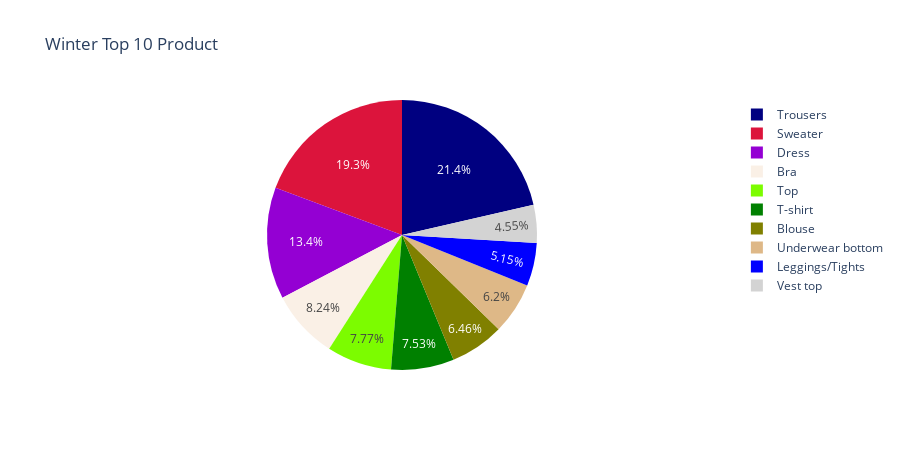
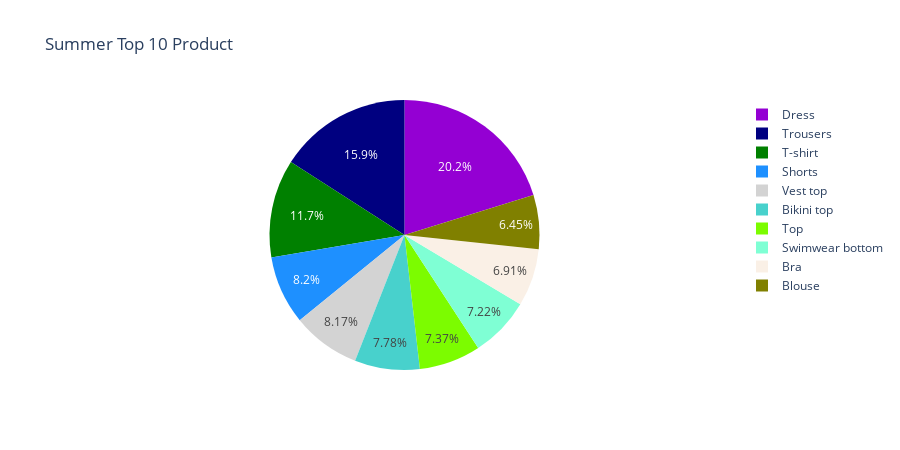
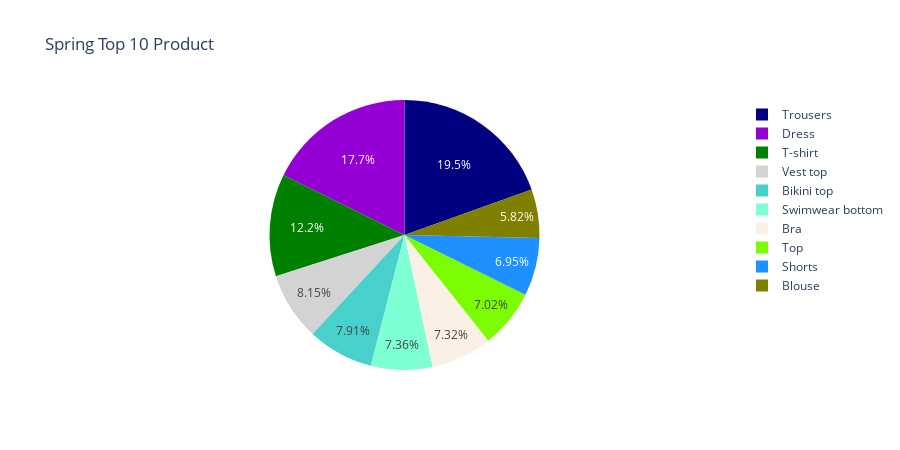
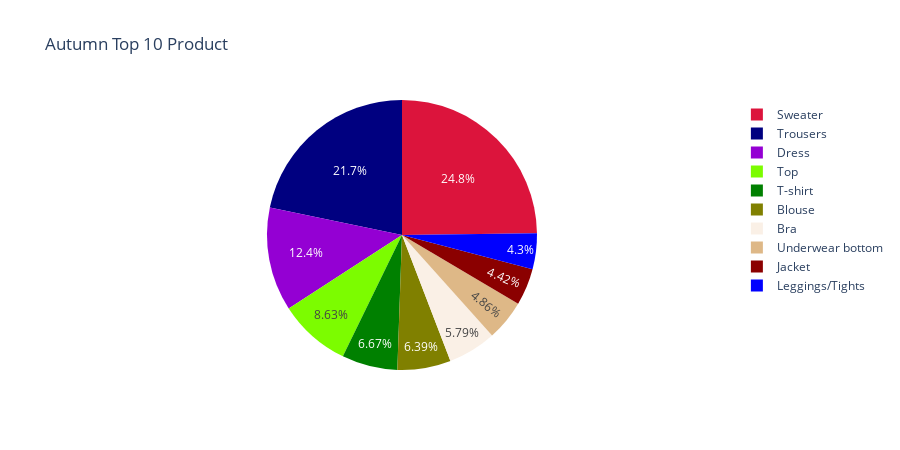

The code cell stored with these charts, in order, in its notebook:
### Code cell
palette = {
    'Trousers': 'navy',
    'Sweater': 'crimson',
    'Dress': 'darkviolet',
    'T-shirt': 'green',
    'Top':'lawngreen',
    'Bra':'linen',
    'Blouse':'olive',
    'Underwear bottom':'burlywood',
    'Leggings/Tights':'blue',
    'Vest top':'lightgray',
    'Shorts':'dodgerblue',
    'Bikini top':'mediumturquoise',
    'Swimwear bottom':'aquamarine' ,
    'Jacket':'darkred',
    'Shirt':'springgreen',
    'Cardigan':'tomato'
}

fig = px.pie(SA.loc[SA.season == "Winter"].sort_values(by = 'quantity', ascending = False).head(10),
             values='quantity', 
             title='Winter Top 10 Product',
             names='product_type_name',
             hover_data=['product_type_name'],
             labels={'product_type_name':'Product Type Name'},
             color='product_type_name',
             color_discrete_map=palette,
            height=450)

fig.show()

fig = px.pie(SA.loc[SA.season == "Summer"].sort_values(by = 'quantity', ascending = False).head(10),
             values='quantity', 
             title='Summer Top 10 Product',
             names='product_type_name',
             hover_data=['product_type_name'],
             labels={'product_type_name':'Product Type Name'},
             color='product_type_name',
             color_discrete_map=palette,
            height=450)

fig.show()

fig = px.pie(SA.loc[SA.season == "Spring"].sort_values(by = 'quantity', ascending = False).head(10),
             values='quantity', 
             title='Spring Top 10 Product',
             names='product_type_name',
             hover_data=['product_type_name'],
             labels={'product_type_name':'Product Type Name'},
             color='product_type_name',
             color_discrete_map=palette,
            height=450)

fig.show()

fig = px.pie(SA.loc[SA.season == "Autumn"].sort_values(by = 'quantity', ascending = False).head(10),
             values='quantity', 
             title='Autumn Top 10 Product',
             names='product_type_name',
             hover_data=['product_type_name'],
             labels={'product_type_name':'Product Type Name'},
             color='product_type_name',
             color_discrete_map=palette,
            height=450)

fig.show()

### Figure 1 — Plotly figure (JSON) as saved in the notebook; plotly's stock layout.template omitted (floating-point values rounded to 4 significant figures)
{"data": [{"customdata": [["Trousers", "Trousers"], ["Sweater", "Sweater"], ["Dress", "Dress"], ["Bra", "Bra"], ["Top", "Top"], ["T-shirt", "T-shirt"], ["Blouse", "Blouse"], ["Underwear bottom", "Underwear bottom"], ["Leggings/Tights", "Leggings/Tights"], ["Vest top", "Vest top"]], "domain": {"x": [0, 1], "y": [0, 1]}, "hovertemplate": "Product Type Name=%{customdata[1]}<br>quantity=%{value}<extra></extra>", "labels": ["Trousers", "Sweater", "Dress", "Bra", "Top", "T-shirt", "Blouse", "Underwear bottom", "Leggings/Tights", "Vest top"], "legendgroup": "", "marker": {"colors": ["navy", "crimson", "darkviolet", "linen", "lawngreen", "green", "olive", "burlywood", "blue", "lightgray"]}, "name": "", "showlegend": true, "type": "pie", "values": [443174, 400072, 277127, 170722, 160867, 156064, 133864, 128448, 106709, 94278]}], "layout": {"height": 450, "legend": {"tracegroupgap": 0}, "title": {"text": "Winter Top 10 Product"}}}

### Figure 2 — Plotly figure (JSON) as saved in the notebook; plotly's stock layout.template omitted (floating-point values rounded to 4 significant figures)
{"data": [{"customdata": [["Dress", "Dress"], ["Trousers", "Trousers"], ["T-shirt", "T-shirt"], ["Shorts", "Shorts"], ["Vest top", "Vest top"], ["Bikini top", "Bikini top"], ["Top", "Top"], ["Swimwear bottom", "Swimwear bottom"], ["Bra", "Bra"], ["Blouse", "Blouse"]], "domain": {"x": [0, 1], "y": [0, 1]}, "hovertemplate": "Product Type Name=%{customdata[1]}<br>quantity=%{value}<extra></extra>", "labels": ["Dress", "Trousers", "T-shirt", "Shorts", "Vest top", "Bikini top", "Top", "Swimwear bottom", "Bra", "Blouse"], "legendgroup": "", "marker": {"colors": ["darkviolet", "navy", "green", "dodgerblue", "lightgray", "mediumturquoise", "lawngreen", "aquamarine", "linen", "olive"]}, "name": "", "showlegend": true, "type": "pie", "values": [602100, 473974, 349509, 244123, 243355, 231723, 219446, 215031, 205660, 192014]}], "layout": {"height": 450, "legend": {"tracegroupgap": 0}, "title": {"text": "Summer Top 10 Product"}}}

### Figure 3 — Plotly figure (JSON) as saved in the notebook; plotly's stock layout.template omitted (floating-point values rounded to 4 significant figures)
{"data": [{"customdata": [["Trousers", "Trousers"], ["Dress", "Dress"], ["T-shirt", "T-shirt"], ["Vest top", "Vest top"], ["Bikini top", "Bikini top"], ["Swimwear bottom", "Swimwear bottom"], ["Bra", "Bra"], ["Top", "Top"], ["Shorts", "Shorts"], ["Blouse", "Blouse"]], "domain": {"x": [0, 1], "y": [0, 1]}, "hovertemplate": "Product Type Name=%{customdata[1]}<br>quantity=%{value}<extra></extra>", "labels": ["Trousers", "Dress", "T-shirt", "Vest top", "Bikini top", "Swimwear bottom", "Bra", "Top", "Shorts", "Blouse"], "legendgroup": "", "marker": {"colors": ["navy", "darkviolet", "green", "lightgray", "mediumturquoise", "aquamarine", "linen", "lawngreen", "dodgerblue", "olive"]}, "name": "", "showlegend": true, "type": "pie", "values": [499471, 452257, 312740, 208445, 202263, 188020, 187086, 179356, 177747, 148762]}], "layout": {"height": 450, "legend": {"tracegroupgap": 0}, "title": {"text": "Spring Top 10 Product"}}}

### Figure 4 — Plotly figure (JSON) as saved in the notebook; plotly's stock layout.template omitted (floating-point values rounded to 4 significant figures)
{"data": [{"customdata": [["Sweater", "Sweater"], ["Trousers", "Trousers"], ["Dress", "Dress"], ["Top", "Top"], ["T-shirt", "T-shirt"], ["Blouse", "Blouse"], ["Bra", "Bra"], ["Underwear bottom", "Underwear bottom"], ["Jacket", "Jacket"], ["Leggings/Tights", "Leggings/Tights"]], "domain": {"x": [0, 1], "y": [0, 1]}, "hovertemplate": "Product Type Name=%{customdata[1]}<br>quantity=%{value}<extra></extra>", "labels": ["Sweater", "Trousers", "Dress", "Top", "T-shirt", "Blouse", "Bra", "Underwear bottom", "Jacket", "Leggings/Tights"], "legendgroup": "", "marker": {"colors": ["crimson", "navy", "darkviolet", "lawngreen", "green", "olive", "linen", "burlywood", "darkred", "blue"]}, "name": "", "showlegend": true, "type": "pie", "values": [529131, 463504, 265212, 184174, 142261, 136307, 123458, 103733, 94215, 91682]}], "layout": {"height": 450, "legend": {"tracegroupgap": 0}, "title": {"text": "Autumn Top 10 Product"}}}
